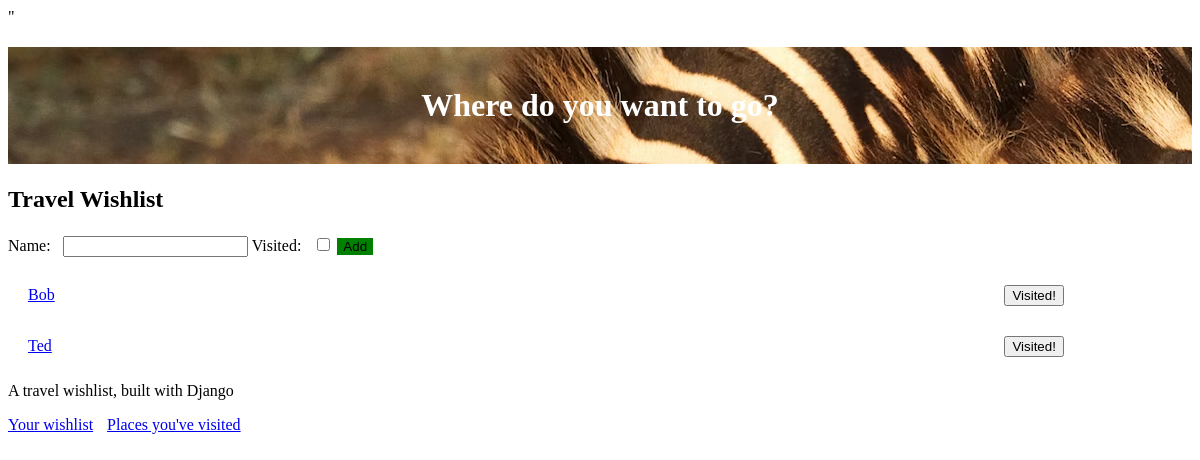
Page / (signed in) on the earlier database version.
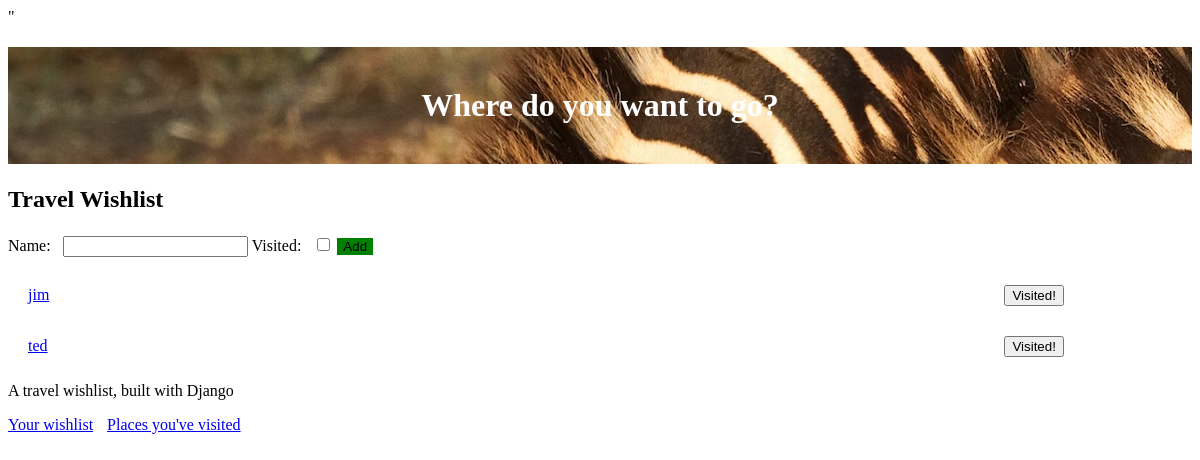
Same page on the later database version.
### travel_wishlist/models.py (models this page shows, shortened)
class Place(models.Model):
    user = models.ForeignKey('auth.User', null=False, on_delete=models.CASCADE)
    name = models.CharField(max_length=200)
    visited = models.BooleanField(default=False)
    notes = models.TextField(blank=True, null=True)
    date_visited = models.DateField(blank=True, null=True)
    photo = models.ImageField(upload_to='user_images/', blank=True, null=True )

### travel_wishlist/views.py (the view, shortened to what this page needs)
# urls.py: path('', views.place_list, name='place_list'),
@login_required
def place_list(request):
    places = Place.objects.filter(user=request.user).filter(visited=False).order_by('name')
    new_place_form = NewPlaceForm()
    return render(request, 'travel_wishlist/wishlist.html', {'places': places, 'new_place_form': new_place_form})

### travel_wishlist/forms.py
class NewPlaceForm(forms.ModelForm):
    class Meta:
        model = Place
        fields = ('name', 'visited')

### travel_wishlist/templates/travel_wishlist/wishlist.html (shortened to what this page needs)
{% extends 'travel_wishlist/base.html' %}
{% block content %}
<h2>Travel Wishlist</h2>
<form method="POST" action="{% url 'place_list' %}">
    {{ new_place_form }}
    <button id="add-new-place" type="submit">Add</button>
</form>
{% for place in places %}
    <div class="wishlist-place">
        <span id="place-name-{{ place.pk }}" class="place-name">
            <a href="{% url 'place_details' place.pk %}">{{ place.name }}</a>
        </span>
        <form class="visited-form" method="POST" action="{% url 'place_was_visited' place.pk %}">
            <button id="visited-button-{{ place.pk }}" type="submit">Visited!</button>
        </form>
</div>
{% empty %}
<p>You have no places in your wishlist.</p>
{% endfor %}
{% endblock %}

Differences in the rows shown:
no longer on this page (row edited): Place: name "Bob"
no longer on this page (row edited): Place: name "Ted"
added Place: name "jim"
added Place: name "ted"
